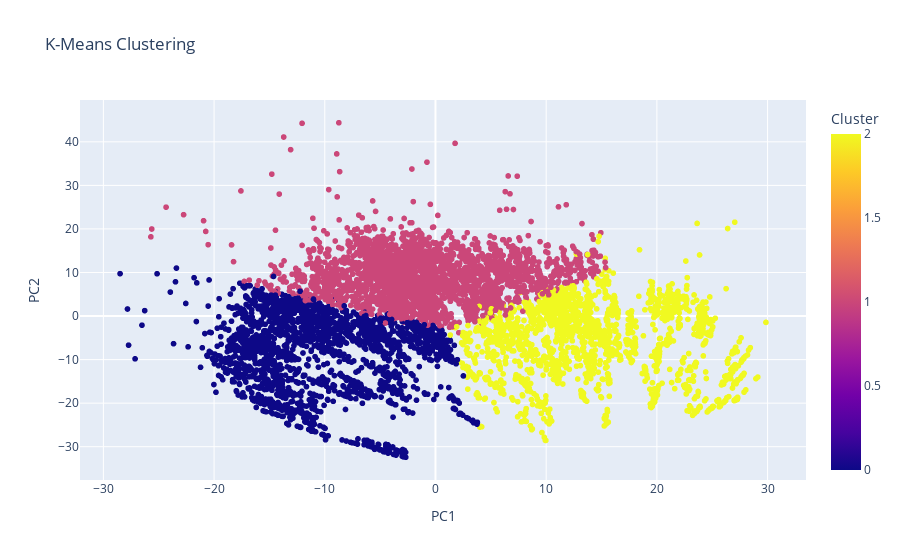

The notebook cell saved with this chart:
### Code cell
import csv
from PIL import Image
import os
import numpy as np
import pandas as pd
from sklearn.cluster import KMeans
from sklearn.decomposition import PCA
import matplotlib.pyplot as plt
import plotly 

# Specify the target size for resizing images
target_size = (64, 64)

# Specify the input directory where your images are stored
input_dir = 'output'

# Specify the output CSV file path
csv_file_path = 'predicted_labels.csv'

# List to store image arrays
data = []

# List to store image filenames
image_filenames = []

# Load and preprocess unlabeled images
for filename in os.listdir(input_dir):
    if filename.endswith(".tif") or filename.endswith(".tiff"):
        img_path = os.path.join(input_dir, filename)

        # Open image using Pillow
        img = Image.open(img_path)

        # Resize image
        img = img.resize(target_size)

        # Convert image to numpy array
        img_array = np.array(img)

        # Append to data list
        data.append(img_array)

        # Append filename to image_filenames list
        image_filenames.append(filename)

# Convert data to numpy array
X_unlabeled = np.array(data)

# Reshape the data for K-Means (flatten each image)
X_flat = X_unlabeled.reshape(X_unlabeled.shape[0], -1)

# Normalize pixel values to the range [0, 1]
X_flat_normalized = X_flat / 255.0

# Use PCA for dimensionality reduction
pca = PCA(n_components=5)
X_pca = pca.fit_transform(X_flat_normalized)

# Apply K-Means clustering
n_clusters = 3  # Set the number of clusters based on your expected classes
kmeans = KMeans(n_clusters=n_clusters, random_state=42)
labels = kmeans.fit_predict(X_pca)

# Write class labels and image filenames to CSV
with open(csv_file_path, mode='w', newline='') as file:
    writer = csv.writer(file)
    writer.writerow(['Image Name', 'Predicted Class'])  # Write header
    for image, label in zip(image_filenames, labels):
        writer.writerow([image, label])

print("CSV file saved successfully.")

import plotly.express as px

# Create a DataFrame for visualization
df = pd.DataFrame({'PC1': X_pca[:, 0], 'PC2': X_pca[:, 1], 'Cluster': labels})

# Visualize the clusters using Plotly
fig = px.scatter(df, x='PC1', y='PC2', color='Cluster', title='K-Means Clustering')
fig.show()

### Figure 1 — Plotly figure (JSON) as saved in the notebook; plotly's stock layout.template omitted (floating-point values rounded to 4 significant figures; data arrays with more than 128 entries replaced by an {"elided": "..."} marker saying what was removed)
{"data": [{"hovertemplate": "PC1=%{x}<br>PC2=%{y}<br>Cluster=%{marker.color}<extra></extra>", "legendgroup": "", "marker": {"color": {"elided": "6816 int values"}, "coloraxis": "coloraxis", "symbol": "circle"}, "mode": "markers", "name": "", "showlegend": false, "type": "scattergl", "x": {"elided": "6816 float values"}, "xaxis": "x", "y": {"elided": "6816 float values"}, "yaxis": "y"}], "layout": {"coloraxis": {"colorbar": {"title": {"text": "Cluster"}}, "colorscale": [[0, "#0d0887"], [0.1111, "#46039f"], [0.2222, "#7201a8"], [0.3333, "#9c179e"], [0.4444, "#bd3786"], [0.5556, "#d8576b"], [0.6667, "#ed7953"], [0.7778, "#fb9f3a"], [0.8889, "#fdca26"], [1, "#f0f921"]]}, "legend": {"tracegroupgap": 0}, "title": {"text": "K-Means Clustering"}, "xaxis": {"anchor": "y", "domain": [0, 1], "title": {"text": "PC1"}}, "yaxis": {"anchor": "x", "domain": [0, 1], "title": {"text": "PC2"}}}}
